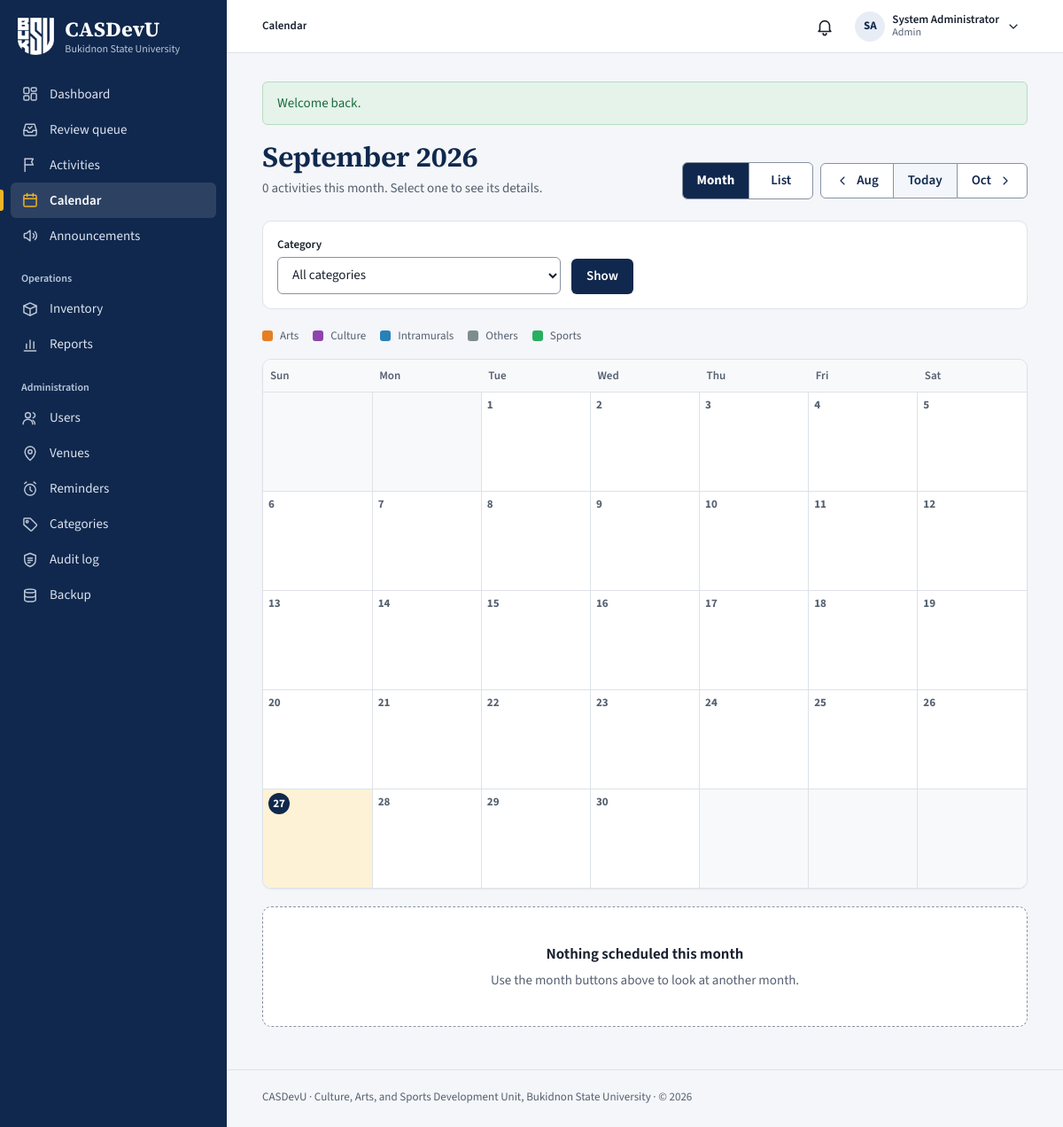
The page /activities/calendar.php (signed in) on the database its author committed.
### tables this page shows
CREATE TABLE users (
    user_id         INT UNSIGNED AUTO_INCREMENT PRIMARY KEY,
    role_id         TINYINT UNSIGNED NOT NULL,

     
    email           VARCHAR(150) NOT NULL UNIQUE,    
    password_hash   VARCHAR(255) NOT NULL,           
     
    student_number  VARCHAR(30)  NULL UNIQUE,        
    first_name      VARCHAR(80)  NOT NULL,
    middle_name     VARCHAR(80)  NULL,
    last_name       VARCHAR(80)  NOT NULL,
    sex             ENUM('male','female','other') NULL,
    birth_date      DATE         NULL,
    contact_number  VARCHAR(30)  NULL,
    photo_path      VARCHAR(255) NULL,

     
    course_id       INT UNSIGNED     NULL,
    year_level_id   TINYINT UNSIGNED NULL,
    section         VARCHAR(20)      NULL,

     
    status          ENUM('pending','active','inactive','suspended')
                        NOT NULL DEFAULT 'pending',
    last_login_at   DATETIME NULL,
    created_at      TIMESTAMP NOT NULL DEFAULT CURRENT_TIMESTAMP,
    updated_at      TIMESTAMP NOT NULL DEFAULT CURRENT_TIMESTAMP
                        ON UPDATE CURRENT_TIMESTAMP,

    CONSTRAINT fk_users_role       FOREIGN KEY (role_id)       REFERENCES roles(role_id),
    CONSTRAINT fk_users_course     FOREIGN KEY (course_id)     REFERENCES courses(course_id)
                                       ON DELETE SET NULL,
    CONSTRAINT fk_users_year_level FOREIGN KEY (year_level_id) REFERENCES year_levels(year_level_id)
                                       ON DELETE SET NULL,

    INDEX idx_users_role   (role_id),
    INDEX idx_users_status (status),
    INDEX idx_users_name   (last_name, first_name)
);

CREATE TABLE activity_categories (
    category_id     INT UNSIGNED AUTO_INCREMENT PRIMARY KEY,
    name            VARCHAR(80)  NOT NULL UNIQUE,    
    description     VARCHAR(255) NULL,
    color_hex       CHAR(7)      NULL,               
    is_active       TINYINT(1)   NOT NULL DEFAULT 1
);

### public/activities/calendar.php (the view, shortened to what the rows shown need)
<?php
require_login();
$year  = (int) (get('year')  ?: date('Y'));
$month = (int) (get('month') ?: date('n'));
$firstDay    = sprintf('%04d-%02d-01', $year, $month);
$categories   = fetch_all('SELECT category_id, name, color_hex FROM activity_categories WHERE is_active = 1 ORDER BY name');
require __DIR__ . '/../../includes/layout/header.php';
?>
<div class="page-head">
    <div>
        <h1><?= e(date('F Y', strtotime($firstDay))) ?></h1>
    </div>
</div>
<div class="cal-legend">
    <?php foreach ($categories as $category): ?>
        <span class="cal-legend-item">
            <span class="cal-swatch" style="background: <?= e($category['color_hex'] ?: '#10284d') ?>"></span>
            <?= e($category['name']) ?>
        </span>
    <?php endforeach; ?>
</div>
<section class="card cal-card" aria-label="Calendar for <?= e(date('F Y', strtotime($firstDay))) ?>">
    <div class="cal-wrap">
        <table class="calendar">
            <thead>
                <tr>
                    <?php foreach (['Sun', 'Mon', 'Tue', 'Wed', 'Thu', 'Fri', 'Sat'] as $dayName): ?>
                        <th><?= $dayName ?></th>
                    <?php endforeach; ?>
                </tr>
            </thead>
        </table>
    </div>
</section>
<?php require __DIR__ . '/../../includes/layout/footer.php'; ?>

### includes/layout/header.php (shortened to what the rows shown need)
<?php
$user         = current_user();
$role         = current_role();
$unreadCount  = $user ? unread_notification_count((int) $user['user_id']) : 0;
$currentFile  = basename($_SERVER['SCRIPT_NAME']);
$currentDir   = basename(dirname($_SERVER['SCRIPT_NAME']));
$isStudent    = $role === 'student';
$navSection = match (true) {
    $currentDir === 'public' && $currentFile === 'index.php'   => 'dashboard',
    $currentDir === 'public' && $currentFile === 'review.php'  => 'review',
    $currentFile === 'notifications.php'                        => 'notifications',
    $currentFile === 'profile.php'                              => 'profile',
    $currentFile === 'calendar.php'                             => 'calendar',
    $currentDir === 'activities'                                => 'activities',
    $currentDir === 'announcements'                             => 'announcements',
    $currentDir === 'inventory'                                 => 'inventory',
    $currentDir === 'reports'                                   => 'reports',
    $currentDir === 'admin'                                     => pathinfo($currentFile, PATHINFO_FILENAME),
    $currentDir === 'requirements' && $isStudent                => 'my-requirements',
    $currentDir === 'participation' && $isStudent               => 'my-activities',
    $currentDir === 'participation' || $currentDir === 'requirements' => 'activities',
    default                                                     => '',
};
$sections = [
    'dashboard'       => ['Dashboard', 'index.php'],
    'review'          => ['Review queue', 'review.php'],
    'notifications'   => ['Notifications', 'notifications.php'],
    'profile'         => ['My profile', 'profile.php'],
    'calendar'        => ['Calendar', 'activities/calendar.php'],
    'activities'      => ['Activities', 'activities/index.php'],
    'announcements'   => ['Announcements', 'announcements/index.php'],
    'inventory'       => [$isStudent ? 'Costumes & equipment' : 'Inventory', 'inventory/index.php'],
    'reports'         => ['Reports', 'reports/index.php'],
    'my-activities'   => ['My activities', 'participation/my-activities.php'],
    'my-requirements' => ['My requirements', 'requirements/mine.php'],
    'users'           => [has_role('admin') ? 'Users' : 'Accounts', 'admin/users.php'],
    'venues'          => ['Venues', 'admin/venues.php'],
    'reminders'       => ['Reminders', 'admin/reminders.php'],
    'categories'      => ['Categories', 'admin/categories.php'],
    'audit'           => ['Audit log', 'admin/audit.php'],
    'backup'          => ['Backup', 'admin/backup.php'],
];
$initials = $user
    ? strtoupper(mb_substr((string) $user['first_name'], 0, 1) . mb_substr((string) $user['last_name'], 0, 1))
    : '';
?>
<!DOCTYPE html>
<html lang="en">
<head>
    <link rel="stylesheet" href="<?= asset('css/style.css') ?>">
</head>
<body>
<div class="app">
<div class="main">
<?php if ($user): ?>
    <?php
    [$sectionLabel, $sectionHref] = $sections[$navSection] ?? ['', ''];
    $pageLabel  = (string) ($pageTitle ?? '');
    $isSectionHome = $sectionHref !== '' && str_ends_with($_SERVER['SCRIPT_NAME'], '/' . $sectionHref);
    ?>
    <header class="topbar">
        <nav class="breadcrumb" aria-label="Breadcrumb">
            <ol>
                <?php if ($sectionLabel !== '' && !$isSectionHome): ?>
                    <li><a href="<?= url($sectionHref) ?>"><?= e($sectionLabel) ?></a></li>
                    <li aria-current="page"><?= e($pageLabel) ?></li>
                <?php else: ?>
                    <li aria-current="page"><?= e($sectionLabel !== '' ? $sectionLabel : $pageLabel) ?></li>
                <?php endif; ?>
            </ol>
        </nav>
        <div class="topbar-actions">
            <a class="icon-btn topbar-bell<?= $navSection === 'notifications' ? ' is-current' : '' ?>" href="<?= url('notifications.php') ?>"
               aria-label="Notifications<?= $unreadCount > 0 ? ', ' . $unreadCount . ' unread' : '' ?>"
               <?= $navSection === 'notifications' ? 'aria-current="page"' : '' ?>>
                <?= icon('bell') ?>
            </a>
            <details class="account-menu" data-menu>
                <summary class="account-trigger" aria-label="Account menu for <?= e(full_name($user)) ?>">
                    <span class="account-initials" aria-hidden="true"><?= e($initials) ?></span>
                    <span class="account-text">
                        <span class="account-name"><?= e(full_name($user)) ?></span>
                        <span class="account-role"><?= e(ucfirst((string) $role)) ?></span>
                    </span>
                    <?= icon('chevron-down', 'icon account-chevron') ?>
                </summary>
            </details>
        </div>
    </header>
<?php endif; ?>
<main class="page" id="main" tabindex="-1">

### rows shown on the page
users: initials "SA", full_name($user) "System Administrator"
activity_categories: name "Arts"
activity_categories: name "Culture"
activity_categories: name "Intramurals"
activity_categories: name "Others"
activity_categories: name "Sports"

### other values the page prints
APP_NAME "CASDevU"
UNIVERSITY "Bukidnon State University"
$label "Dashboard Review queue Activities Calendar Announcements Inventory Reports Users Venues Reminders Categories Audit log Backup"
$sectionLabel !== '' ? $sectionLabel : $pageLabel "Calendar"
$role "Admin"
$flashMessage['message'] "Welcome back."
date('F Y', strtotime($firstDay)) "September 2026"
count($activities) "0"
$label "Month"
$label "List"
date('M', strtotime($previous . '-01')) "Aug"
date('M', strtotime($next . '-01')) "Oct"
$dayName "Sun"
$dayName "Mon"
$dayName "Tue"
